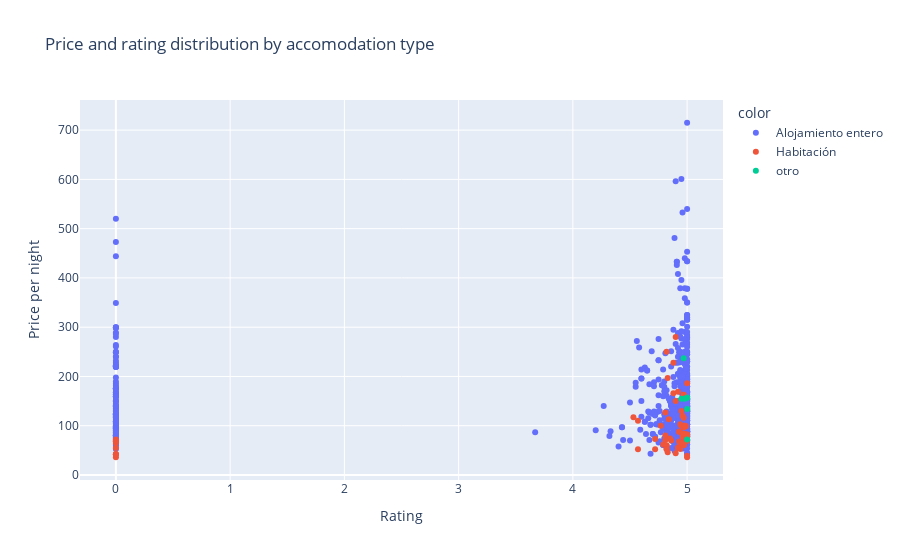

Here is the notebook cell this chart was saved with:
### Markdown cell above
***VISUALIZATIONS***

### Code cell
px.scatter(
    x=airbnb_data["rating"],
    y=airbnb_data["price_per_night"],
    color=airbnb_data["category"],
    title="Price and rating distribution by accomodation type",
    labels={"x": "Rating", "y": "Price per night"},
)

### Figure 1 — Plotly figure (JSON) as saved in the notebook; plotly's stock layout.template omitted (floating-point values rounded to 4 significant figures; data arrays with more than 128 entries replaced by an {"elided": "..."} marker saying what was removed)
{"data": [{"hovertemplate": "color=Alojamiento entero<br>Rating=%{x}<br>Price per night=%{y}<extra></extra>", "legendgroup": "Alojamiento entero", "marker": {"color": "#636efa", "symbol": "circle"}, "mode": "markers", "name": "Alojamiento entero", "orientation": "v", "showlegend": true, "type": "scatter", "x": {"elided": "672 float values"}, "xaxis": "x", "y": {"elided": "672 int values"}, "yaxis": "y"}, {"hovertemplate": "color=Habitación<br>Rating=%{x}<br>Price per night=%{y}<extra></extra>", "legendgroup": "Habitación", "marker": {"color": "#EF553B", "symbol": "circle"}, "mode": "markers", "name": "Habitación", "orientation": "v", "showlegend": true, "type": "scatter", "x": [5, 0, 4.84, 4.93, 0, 4.94, 4.82, 5, 4.93, 4.82, 4.81, 4.86, 0, 4.97, 4.81, 4.72, 4.72, 4.57, 4.83, 4.94, 4.79, 4.96, 4.97, 0, 4.82, 4.93, 4.94, 4.88, 4.82, 0, 4.82, 4.97, 0, 5, 4.98, 4.88, 5, 4.98, 4.97, 4.98, 4.85, 4.97, 4.97, 0, 4.83, 4.53, 4.99, 4.97, 0, 4.77, 4.57, 4.97, 0, 0, 4.9, 5, 4.97, 4.92, 4.94, 4.94, 4.92, 5, 4.94, 4.92, 4.81, 5, 4.96, 5, 4.9, 4.95, 4.97, 4.97, 4.9, 4.95, 4.98, 4.98, 4.92], "xaxis": "x", "y": [36, 36, 113, 68, 42, 53, 55, 78, 88, 60, 127, 70, 55, 62, 80, 73, 52, 52, 46, 61, 62, 78, 62, 42, 60, 88, 103, 166, 250, 42, 52, 116, 68, 69, 67, 228, 39, 67, 61, 67, 74, 61, 61, 72, 197, 117, 99, 97, 65, 100, 110, 97, 69, 69, 44, 77, 84, 55, 65, 65, 55, 82, 65, 55, 71, 82, 120, 186, 280, 130, 163, 163, 150, 100, 100, 100, 169], "yaxis": "y"}, {"hovertemplate": "color=otro<br>Rating=%{x}<br>Price per night=%{y}<extra></extra>", "legendgroup": "otro", "marker": {"color": "#00cc96", "symbol": "circle"}, "mode": "markers", "name": "otro", "orientation": "v", "showlegend": true, "type": "scatter", "x": [4.95, 5, 5, 5, 4.98, 5, 4.97], "xaxis": "x", "y": [155, 134, 157, 157, 155, 72, 237], "yaxis": "y"}], "layout": {"legend": {"title": {"text": "color"}, "tracegroupgap": 0}, "title": {"text": "Price and rating distribution by accomodation type"}, "xaxis": {"anchor": "y", "domain": [0, 1], "title": {"text": "Rating"}}, "yaxis": {"anchor": "x", "domain": [0, 1], "title": {"text": "Price per night"}}}}
